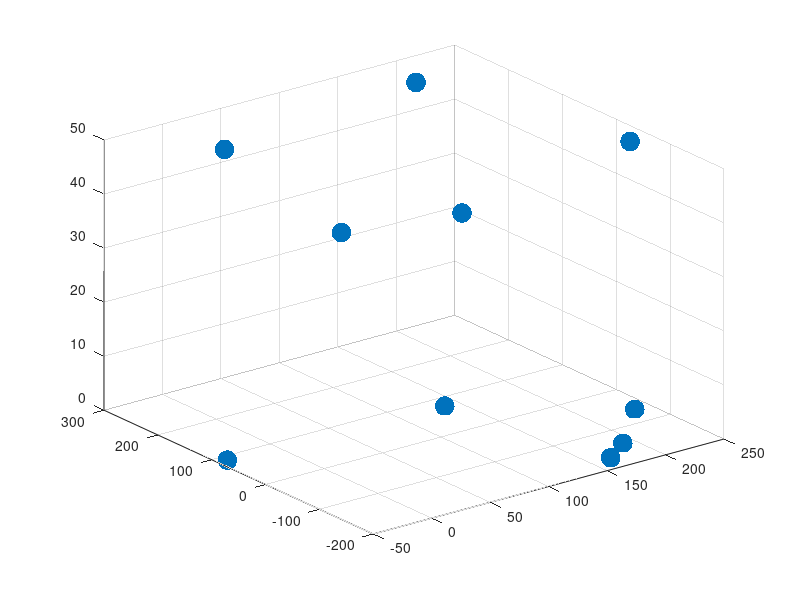

The MATLAB source for this figure:
m = 500;
x = m*rand(1,10) - m/2;
y = m*rand(1,10) - m/2;
z = (m/10)*(randsample(1:2,10,true,[0.5 0.5]) - 1);
scatter3(x,y,z,200,'rp','filled')
hold on;
R = [x;y;z];
nr = size(R,2);
S = nchoosek(1:nr,3);
hold off;